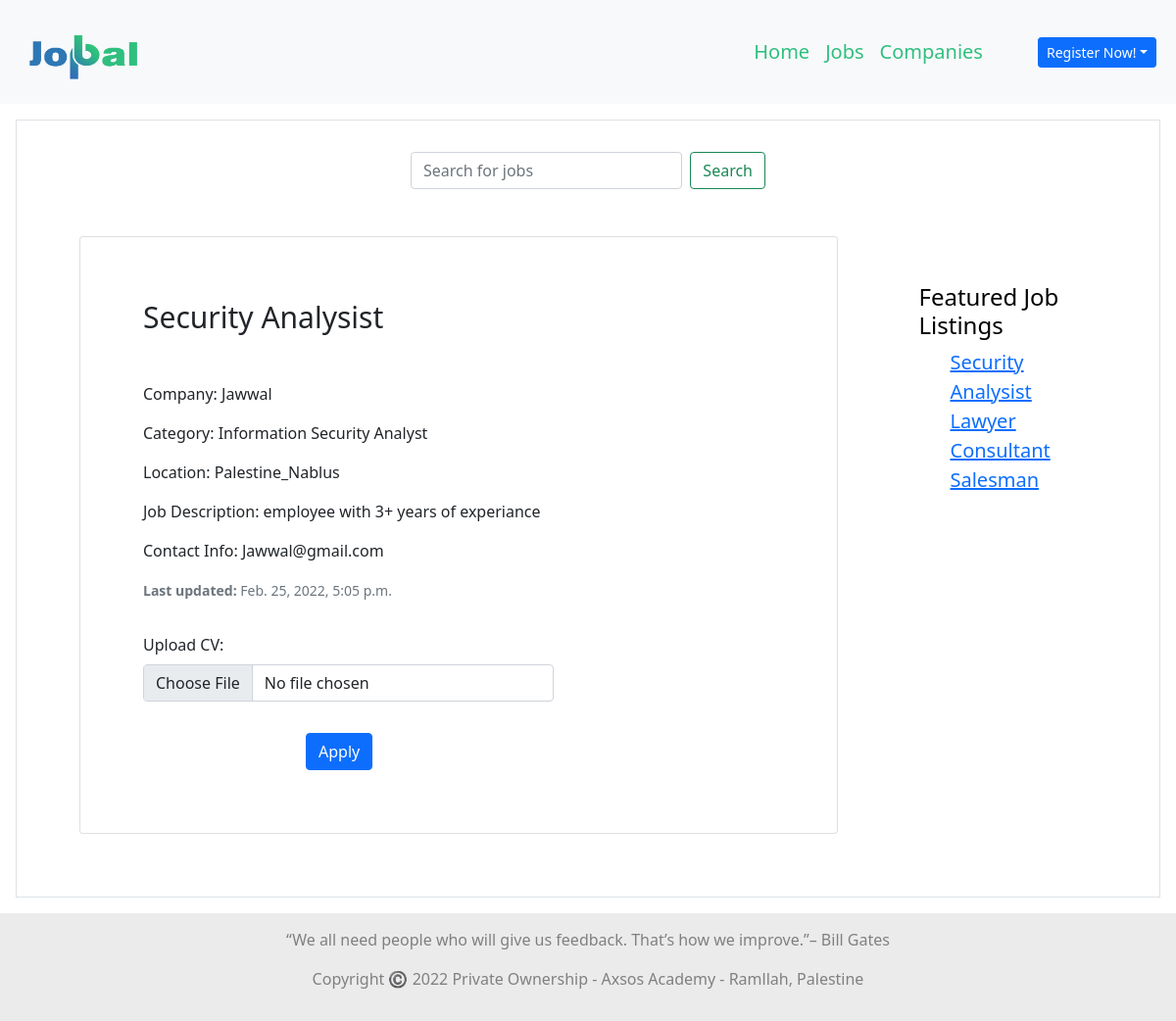
Screenshot of /jobs/1 with the database file from the repository.
### jobpal_app/models.py (models this page shows)
class Job(models.Model):
    title=models.CharField(max_length=90)
    desc=models.TextField()
    location=models.CharField(max_length=95)
    category=models.CharField(max_length=90)
    user_job = models.ManyToManyField(User, related_name="jobs")
    company_job=models.ForeignKey(Company, related_name="add_job", on_delete = models.CASCADE)
    created_at = models.DateTimeField(auto_now_add=True)
    updated_at = models.DateTimeField(auto_now=True)
    objects = JobManager()

### log_reg/models.py (models this page shows)
class Company(models.Model):
    company_name=models.CharField(max_length=90)
    location=models.CharField(max_length=90)
    desc=models.TextField()
    email=models.CharField(max_length=90)
    category=models.CharField(max_length=90)
    password=models.CharField(max_length=90)
    created_at = models.DateTimeField(auto_now_add=True)
    updated_at = models.DateTimeField(auto_now=True)
    objects = CompanyManager()

### jobpal_app/views.py (the view)
# urls.py: path('jobs/<int:job_id>', views.job_detail),
def job_detail(request, job_id):
    this_job = Job.objects.get(id = job_id)
    all_jobs = Job.objects.all()
    context = {
        "job": this_job,
        "jobs": all_jobs
    }
    return render (request, 'job_detail.html', context)

### jobpal_app/templates/Job_detail.html (shortened to what this page needs)
<!DOCTYPE html>
<html lang="en">
<head>
    {% load static %}
    <link href="https://cdn.jsdelivr.net/npm/bootstrap@5.1.3/dist/css/bootstrap.min.css" rel="stylesheet"
 />
</head>
<body>
    <nav class="navbar navbar-expand-lg navbar-light bg-light p-2">
        <div class="container-fluid">
            <a class="navbar-brand me-5" href="/"><img
                    src="{% static 'img\Untitled-1 copy.png' %}"
                    alt="logo" style="width: 130px; height: 80px;"></a>
            <div class="collapse navbar-collapse justify-content-end" id="navbarNav">
                <ul class="navbar-nav">
                    <li class="nav-item">
                        <a class="nav-link active" aria-current="page" href="/"
                            style="color: #2FBF7F; font-size: 20px;">Home</a>
                    </li>
                    <li class="nav-item">
                        <a class="nav-link" href="/jobs" style="color: #2FBF7F; font-size: 20px;">Jobs</a>
                    </li>
                    <li class="nav-item">
                        <a class="nav-link" href="/companies" style="color: #2FBF7F; font-size: 20px;">Companies</a>
                    </li>
                </ul>
            </div>
                <div class="dropdown">
                {% if request.session.user_id or request.session.company_id %}
                    <a class="btn btn-primary  btn-sm ms-5 " href="/logout" role="button" id="dropdownMenuLink"
                     aria-expanded="false">
                   Logout</a>
                {% else %}
                    <a class="btn btn-primary dropdown-toggle btn-sm ms-5 " href="#" role="button" id="dropdownMenuLink"
                    data-bs-toggle="dropdown" aria-expanded="false">
                    Register Now!</a>
                {% endif %}
            </div>
        </div>
    </nav>
    <div class="container-lg-fluid m-3 p-3 border">
        <div class="row justify-content-center">
            <div class="col-4">
                <form class="d-flex mt-3" action="search">
					<input class="form-control me-2" name="search_bar" type="search" placeholder="Search for jobs" id="jobs" aria-label="Search">
					<button class="btn btn-outline-success" type="submit">Search</button>
				</form>
            </div>
        </div>
        <div class="row">
            <div class="col-9">
                <div class="card m-5 col-11">
                    <div class="row p-5 g-0">
                        <div class="col-md-8">
                            <form action="{{job.id}}/apply" method="post">
                                <div class="card-body">
                                    <h5 class="card-title mb-5" style="font-size: 30px;">{{job.title}}</h5>
                                    <p class="card-text">Company: {{job.company_job.company_name}}</p>
                                    <p class="card-text">Category: {{job.category}}</p>
                                    <p class="card-text">Location: {{job.location}}</p>
                                    <p class="card-text">Job Description: {{job.desc}} </p>
                                    <p class="card-text">Contact Info: {{job.company_job.email}}</p>
                                    <p class="card-text"><small class="text-muted"><strong>Last updated:</strong> {{job.updated_at}}</small></p>
                                    <div class="mb-3">
                                        <label for="formFile" class="form-label mt-3">Upload CV:</label>
                                        <input class="form-control" type="file" id="formFile">
                                    </div>
                                    <div class="row justify-content-around">
                                        <div class="col-3"><button type="submit" class="btn btn-primary mt-3 text-center">Apply</button></div>
                                    </div>
                                </div>
                            </form>
                        </div>
                    </div>
                </div>
            </div>
            <div class="col-3 p-5">
                <h4 class="mt-5 pe-4" ><a href="" style="text-decoration: none; color: black;">Featured Job Listings</a></h4>
                <ul style="font-size: 20px; list-style: none;">
                    {% for job in jobs%}
                        <li><a href="{{job.id}}">{{job.title}}</a></li>
                    {% endfor %}
                </ul>
            </div>
        </div>
    </div>
    <footer style="background-color:#ebebeb;padding: 15px;text-align: center;">
        <p style="color: gray;">“We all need people who will give us feedback. That’s how we improve.”– Bill Gates</p>
        <p style="color: gray;">Copyright ©️ 2022 Private Ownership - Axsos Academy - Ramllah, Palestine</p>
      </footer >
</body>
</html>

### rows the page displays
Job: title "Security Analysist", company_job.company_name "Jawwal", category "Information Security Analyst", location "Palestine_Nablus", desc "employee with 3+ years of experiance", company_job.email "Jawwal@gmail.com", updated_at "Feb. 25, 2022, 5:05 p.m."
Job: title "Lawyer Consultant"
Job: title "Salesman"
